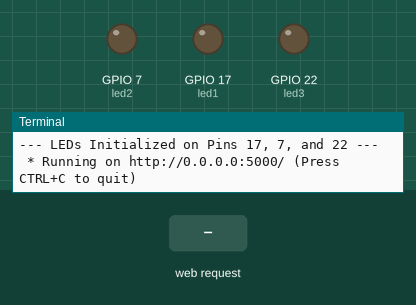
The program below on a simulated Raspberry Pi (BCM pin numbers). Shown: output pins drawn as LEDs (lit = HIGH), the last lines printed to the terminal. The inputs (shaded band) are chosen by the test bench. The clock reads 2024-03-15 10:24:30 at power-on unless the program sets it.

Above: at 1.2 s.
1.3 s: HTTP request for /7/on received
At 2.2 s:
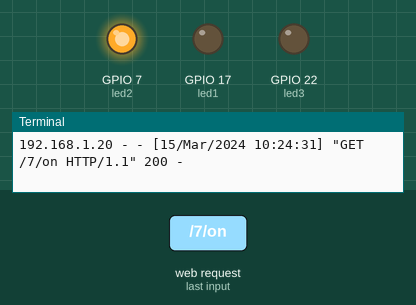
2.8 s: HTTP request for /17/on received
At 3.3 s:
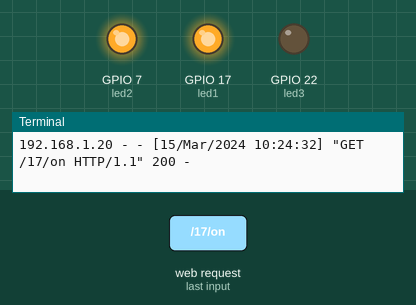
4.3 s: HTTP request for /7/off received
At 5.5 s:
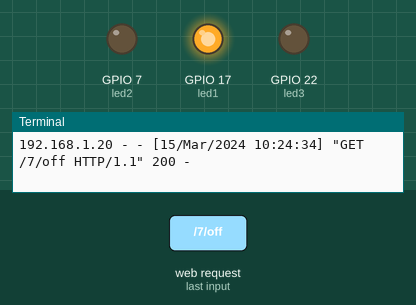
5.8 s: HTTP request for /22/on received
At 6.8 s:
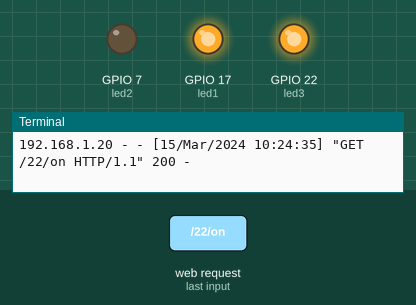
7.3 s: HTTP request for /17/off received
At 8.0 s:
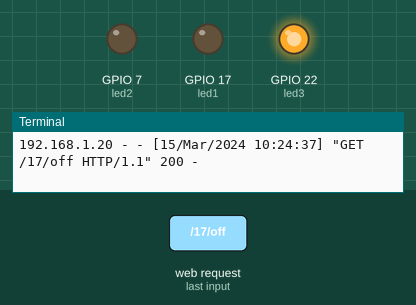
8.8 s: HTTP request for /22/off received
At 9.1 s:
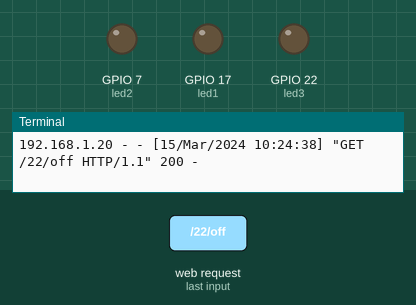
Timing chart, 0 to 11.3 s (numbered marks = the images above; inputs shaded):
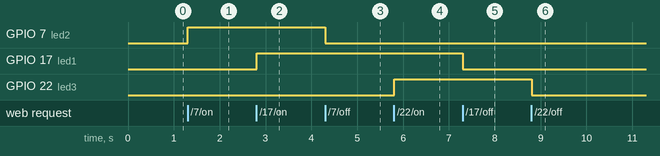

Measured:
- after the input at 1.3 s, GPIO 7 (led2): LOW → HIGH at once
- after the input at 2.8 s, GPIO 17 (led1): LOW → HIGH at once
- after the input at 4.3 s, GPIO 7 (led2): HIGH → LOW at once
- after the input at 5.8 s, GPIO 22 (led3): LOW → HIGH at once
- after the input at 7.3 s, GPIO 17 (led1): HIGH → LOW at once
- after the input at 8.8 s, GPIO 22 (led3): HIGH → LOW at once

The program:

led.py
```python
from flask import Flask, render_template
from gpiozero import LED

app = Flask(__name__)

# Define the three LEDs
try:
    led1 = LED(17)
    led2 = LED(7)
    led3 = LED(22)
    print("--- LEDs Initialized on Pins 17, 7, and 22 ---")
except Exception as e:
    print(f"--- Error Initializing LEDs: {e} ---")

@app.route('/')
def index():
    print("--- User visited the Home Page ---")
    return render_template('index.html')

@app.route('/<int:pin>/<action>')
def control_led(pin, action):
    # This prints to your Terminal so you can see the request
    print(f"--- Debug: Received request for Pin: {pin} | Action: {action} ---")

    led_map = {17: led1, 7: led2, 22: led3}
    selected_led = led_map.get(pin)

    if selected_led:
        if action == "on":
            selected_led.on()
            return f"<h1>Success!</h1><p>GPIO {pin} is now ON.</p><a href='/'>Back Home</a>"
        elif action == "off":
            selected_led.off()
            return f"<h1>Success!</h1><p>GPIO {pin} is now OFF.</p><a href='/'>Back Home</a>"
        else:
            print(f"--- Debug Error: Action '{action}' is not on or off ---")
            return f"Invalid action: {action}", 400

    print(f"--- Debug Error: Pin {pin} not found in led_map ---")
    return f"Pin {pin} is not configured.", 404

if __name__ == '__main__':
    # Start the server
    app.run(host='0.0.0.0', port=5000, debug=True)
```
